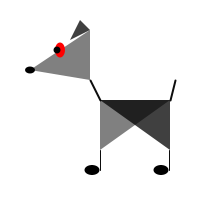
Frame 1 (no input)
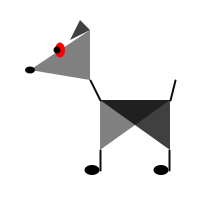
Frame 60 (the mouse pressed at the canvas centre just before this capture)
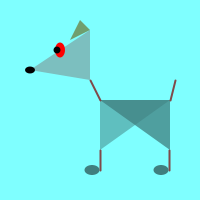
Frame 120 (the mouse held since frame 60 and released just before this capture)

The Processing sketch that drew these frames (run headless with seeded random() and noise(); from frame 60 on, the mouse is pressed at the canvas centre):

// Processing sketch: processing_20882
// ── processing_20882.pde

void setup() {
 size(200,200);
 colorMode(HSB, 200);
 frameRate(30);
}

void draw() {
  
  background(mouseY,mouseX,200);
  smooth();

noStroke();
fill(mouseX,10,mouseY,100);
triangle(90,80, 90,30, 30,70);    //cabeza

ellipseMode(CENTER);
fill(0);
ellipse(30,70, 10,7);             //nariz
fill(240,240,255,255);
ellipse(60,50, 10,15);            //ojo
fill(0);
ellipse(57,50, 7,7);               //iris
fill(44,mouseX,mouseY,150);
noStroke();
triangle(90,30, 80,20, 70,40);    //oreja

fill(mouseY,mouseX,mouseX,150);
triangle(width/2,height/2, 170,150, 170,100);  //cuerpo trasero
fill(200-mouseY,200-mouseX,mouseX,100);
triangle(width/2,height/2, 100,150, 170,100);  //cuerpo delantero

fill(mouseY,mouseX,mouseY);
ellipse(92,170,15,10);                  //garra delantera
ellipse(161,170,15,10);                 //garra trasera

stroke(200,mouseX,mouseY,190);
line(width/2,150, width/2,170);   //pata delantera
line(169,150, 169,170);           //pata trasera
strokeWeight(2);
line(width/2,height/2, 90,80);    //cuello
line(170,width/2, 175,80);        //cola
}
